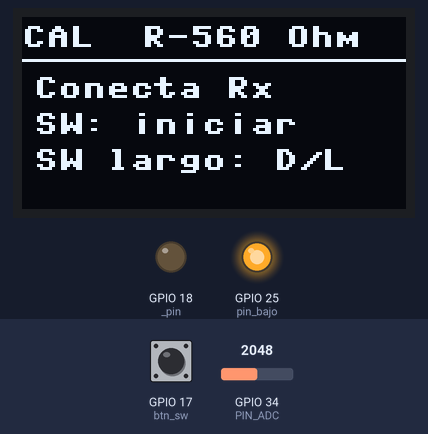
Simulated run of this program. Board: ESP32 board running MicroPython. Parts: 128×64 one-colour display, output pins drawn as LEDs (lit = HIGH). Dashed ring = blinking. Inputs (shaded band) come from the test bench; at power-on: GPIO 17 (btn_sw) HIGH, GPIO 34 (PIN_ADC) = 2048 (analog values on the 0–4095 scale). Library files of the repository ran but are not shown: ssd1306.py; what the program prints to the serial console is not drawn.

Above: at 5.0 s.
5.1 s: GPIO 17 (btn_sw) pulled LOW for 1 s
At 6.5 s:
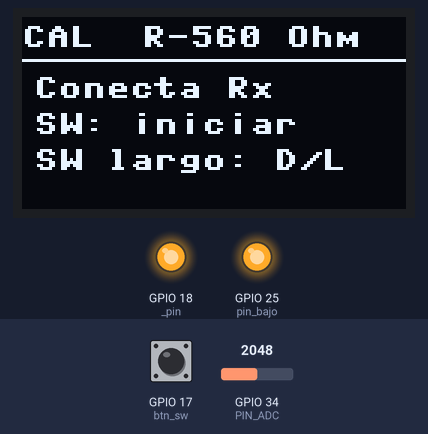
6.7 s: GPIO 17 (btn_sw) pulsed LOW 5 times (0.12 s each, 0.3 s apart)
At 7.6 s:
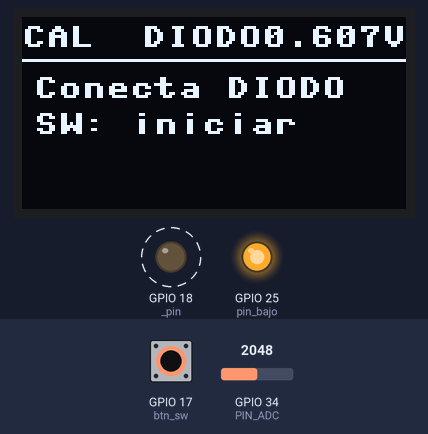
At 17.3 s:
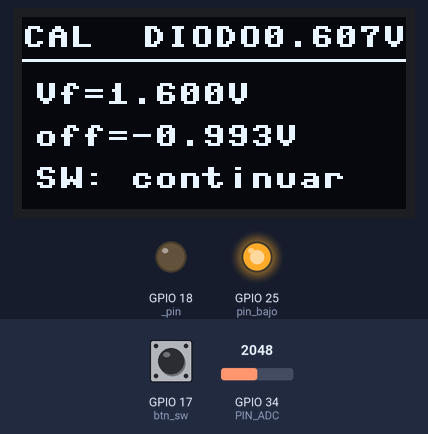
Timing chart, 0 to 17.6 s (numbered marks = the images above; inputs shaded):
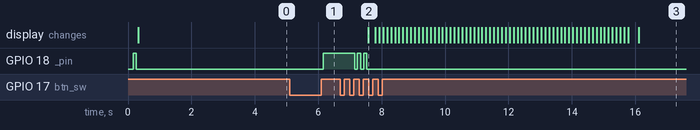

Measured:
- after the input at 5.1 s, GPIO 18 (_pin): LOW → HIGH after 1.1 s
- after the input at 6.7 s, the display: first differs from a run without the input after 1.1 s (image 3 shows a later state)

The program:

calibrar.py
```python
# =============================================================
#  VoltFlow ESP32 – Script de calibración
# =============================================================
#  Instrucciones:
#    1. Edita los valores conocidos (Rx y Vf) con los que
#       mediste con tu multímetro.
#    2. Ejecuta:  mpremote run calibrar.py
#
#  Controles:
#    SW corto  → inicia lectura / confirma y continúa al siguiente rango
#    SW largo  → cancela e inicia calibración D/L
#
#  Flujo por rango:
#    1. Conecta la resistencia → SW corto para iniciar (SW largo → D/L)
#    2. Lectura en vivo durante 8 s (valor + cuenta regresiva en pantalla)
#    3. Medición final automática → SW corto para pasar al siguiente rango
#
#  Fases resistencias (Pac-Man persigue fantasmas):
#    1 beep  → rango bajo   (~560 Ω)
#    2 beeps → rango alto   (~10 kΩ)
#    3 beeps → rango extra  (~47 kΩ)
#    4 beeps → rango super  (~214 kΩ)
#
#  Fase D/L (fantasmas persiguen a Pac-Man):
#    bep largo + bep → calibrar diodo/LED
#
#  Fórmula resistencias:  R1 = Rx × (4095 − ADC) / ADC
# =============================================================

import machine
import time
import framebuf
import ssd1306
from config import PIN_ADC, PIN_R_BAJO, PIN_R_ALTO, PIN_R_EXTRA, PIN_R_SUPER, PIN_MODO, PIN_SCL, PIN_SDA, VIN
from buzzer import bep, bep_bep, bep_largo

# ── Valores medidos con multímetro ────────────────────────────
RX_BAJO_CONOCIDO  = 559.4     # Ohms
RX_ALTO_CONOCIDO  = 9778.0    # Ohms
RX_EXTRA_CONOCIDO = 45615.5   # Ohms — mide con multímetro y ajusta este valor
RX_SUPER_CONOCIDO = 155000.5  # Ohms — mide la cadena serie con multímetro y ajusta

VF_DIODO_CONOCIDO = 0.607    # Vf real del diodo de referencia (ej. 1N4007)
VF_LED_CONOCIDO   = 2.521    # Vf real del LED de referencia   (ej. LED rojo)

N = 100   # muestras para medición final

# ── Hardware ──────────────────────────────────────────────────
adc      = machine.ADC(machine.Pin(PIN_ADC))
adc.atten(machine.ADC.ATTN_11DB)
adc.width(machine.ADC.WIDTH_12BIT)

pin_bajo  = machine.Pin(PIN_R_BAJO,  machine.Pin.IN)
pin_alto  = machine.Pin(PIN_R_ALTO,  machine.Pin.IN)
pin_extra = machine.Pin(PIN_R_EXTRA, machine.Pin.IN)
pin_super = machine.Pin(PIN_R_SUPER, machine.Pin.IN)
btn_sw    = machine.Pin(PIN_MODO, machine.Pin.IN, machine.Pin.PULL_UP)

i2c  = machine.I2C(0, scl=machine.Pin(PIN_SCL), sda=machine.Pin(PIN_SDA))
oled = ssd1306.SSD1306_I2C(128, 64, i2c)

# ── Sprites 8×8  (MONO_HLSB: bit 7 = pixel izquierdo) ────────
#
#  PAC_R  boca derecha              PAC_L  boca izquierda
#  ..####..  0x3C                   ..####..  0x3C
#  .######.  0x7E                   .######.  0x7E
#  ######..  0xFC                   ..######  0x3F
#  ###.....  0xE0                   .....###  0x07
#  ##......  0xC0                   ......##  0x03
#  ###.....  0xE0                   .....###  0x07
#  ######..  0xFC                   ..######  0x3F
#  .######.  0x7E                   .######.  0x7E
#
#  GHOST
#  ..####..  0x3C
#  .######.  0x7E
#  ########  0xFF
#  #.####.#  0xBD  (ojos)
#  ########  0xFF
#  ########  0xFF
#  ########  0xFF
#  ##.##.##  0xDB  (flecos)

def _fb(data):
    return framebuf.FrameBuffer(bytearray(data), 8, 8, framebuf.MONO_HLSB)

PAC_R = _fb([0x3C, 0x7E, 0xFC, 0xE0, 0xC0, 0xE0, 0xFC, 0x7E])
PAC_L = _fb([0x3C, 0x7E, 0x3F, 0x07, 0x03, 0x07, 0x3F, 0x7E])
PAC_C = _fb([0x3C, 0x7E, 0xFF, 0xFF, 0xFF, 0xFF, 0x7E, 0x3C])
GHOST = _fb([0x3C, 0x7E, 0xFF, 0xBD, 0xFF, 0xFF, 0xFF, 0xDB])

def scale2x(src):
    buf = bytearray(16 * 2)
    dst = framebuf.FrameBuffer(buf, 16, 16, framebuf.MONO_HLSB)
    for row in range(8):
        for col in range(8):
            v = src.pixel(col, row)
            dst.pixel(col * 2,     row * 2,     v)
            dst.pixel(col * 2 + 1, row * 2,     v)
            dst.pixel(col * 2,     row * 2 + 1, v)
            dst.pixel(col * 2 + 1, row * 2 + 1, v)
    return dst

PAC_R_2X = scale2x(PAC_R)
PAC_L_2X = scale2x(PAC_L)
PAC_C_2X = scale2x(PAC_C)
GHOST_2X  = scale2x(GHOST)

HEADER_H  = 14
SPRITE_SZ = 16
GHOST_GAP = 22
SPRITE_Y  = HEADER_H + 1 + (63 - HEADER_H - 1 - SPRITE_SZ) // 2


def mostrar_header(label, ref=""):
    oled.fill_rect(0, 0, 128, HEADER_H, 0)
    oled.text("CAL  " + label, 0, 3, 1)
    if ref:
        oled.text(ref, 128 - len(ref) * 8, 3, 1)
    oled.hline(0, HEADER_H, 128, 1)
    oled.show()


def update_anim(pac_x, mouth_open, num_ghosts, pac_caza=True):
    """
    pac_caza=True  → Pac-Man corre a la derecha persiguiendo fantasmas.
    pac_caza=False → Fantasmas corren a la izquierda persiguiendo a Pac-Man.
    En ambos casos los fantasmas están al lado derecho de pac_x.
    """
    oled.fill_rect(0, HEADER_H + 1, 128, 64 - HEADER_H - 1, 0)

    sprite = (PAC_R_2X if pac_caza else PAC_L_2X) if mouth_open else PAC_C_2X
    oled.blit(sprite, pac_x, SPRITE_Y)

    for n in range(num_ghosts):
        oled.blit(GHOST_2X, pac_x + (n + 1) * GHOST_GAP, SPRITE_Y)

    oled.show()


# ── Detección de pulsación larga/corta ────────────────────────
LONG_PRESS_MS = 1000

def leer_sw():
    """
    Espera una pulsación del SW.
    Retorna True si fue larga (≥1 s), False si fue corta.
    """
    while btn_sw.value() == 0:   # soltar si estaba presionado
        time.sleep_ms(10)
    while btn_sw.value() == 1:   # esperar presión
        time.sleep_ms(20)
    t = time.ticks_ms()
    while btn_sw.value() == 0:   # esperar soltar
        time.sleep_ms(10)
    time.sleep_ms(50)            # debounce
    return time.ticks_diff(time.ticks_ms(), t) >= LONG_PRESS_MS


def leer_adc_mediana(n=N):
    muestras = []
    for _ in range(n):
        muestras.append(adc.read())
        time.sleep_ms(2)
    muestras.sort()
    return muestras[n // 2]


def calcular_r1(rx, adc_val):
    if adc_val <= 0 or adc_val >= 4095:
        return None
    return rx * (4095 - adc_val) / adc_val


def beeps(n):
    for i in range(n):
        bep()
        if i < n - 1:
            time.sleep_ms(150)


# ── Medición de resistencia ───────────────────────────────────
DURACION_LECTURA_MS = 8000   # tiempo de lectura en vivo por rango

def _r_txt(r):
    if r >= 1000:
        return "{:.1f}kO".format(r / 1000)
    return "{:.0f}O".format(r)


def medir_rango(nombre, rx_label, rx_conocido,
                pin_activo, pin_inactivo, num_beep, num_ghosts):
    """
    1. Espera SW para iniciar (SW largo → D/L).
    2. Lee en vivo DURACION_LECTURA_MS ms con cuenta regresiva.
    3. Toma mediana automáticamente y muestra el resultado.
    4. Espera SW para continuar al siguiente rango.
    Retorna el ADC mediano, o None si el usuario pidió ir a D/L.
    """
    pin_inactivo.init(machine.Pin.IN)
    pin_activo.init(machine.Pin.OUT, value=1)
    time.sleep_ms(100)

    beeps(num_beep)
    mostrar_header(rx_label)

    print("\n--- {} ---".format(nombre))
    print("Rx = {:.1f} Ohms\n".format(rx_conocido))

    # — Pantalla: esperar confirmación para iniciar —
    oled.fill_rect(0, HEADER_H + 1, 128, 64 - HEADER_H - 1, 0)
    oled.text("Conecta Rx",    4, HEADER_H +  6, 1)
    oled.text("SW: iniciar",   4, HEADER_H + 18, 1)
    oled.text("SW largo: D/L", 4, HEADER_H + 30, 1)
    oled.show()

    print("Conecta la resistencia y presiona SW  (largo -> D/L)")
    if leer_sw():                       # largo = ir a D/L
        pin_activo.init(machine.Pin.IN)
        return None

    # — Lectura en vivo con cuenta regresiva —
    t_inicio   = time.ticks_ms()
    pac_x      = -(num_ghosts * GHOST_GAP + SPRITE_SZ)
    mouth_open = True
    frame      = 0
    val        = adc.read()
    r1_live    = calcular_r1(rx_conocido, val)

    print("Leyendo {} segundos...".format(DURACION_LECTURA_MS // 1000))

    while True:
        elapsed = time.ticks_diff(time.ticks_ms(), t_inicio)
        if elapsed >= DURACION_LECTURA_MS:
            break

        # Cuenta regresiva con techo (8 … 1)
        seg_rest = (DURACION_LECTURA_MS - elapsed + 999) // 1000

        oled.fill_rect(0, HEADER_H + 1, 128, 64 - HEADER_H - 1, 0)

        # Valor en vivo + segundos restantes
        oled.text(_r_txt(r1_live) if r1_live else "---", 0, HEADER_H + 2, 1)
        oled.text("{}s".format(seg_rest), 104, HEADER_H + 2, 1)

        # Sprite Pac-Man + fantasmas
        oled.blit(PAC_R_2X if mouth_open else PAC_C_2X, pac_x, SPRITE_Y)
        for n in range(num_ghosts):
            oled.blit(GHOST_2X, pac_x + (n + 1) * GHOST_GAP, SPRITE_Y)
        oled.show()

        pac_x += 4
        if pac_x > 128:
            pac_x = -(num_ghosts * GHOST_GAP + SPRITE_SZ)
        if frame % 3 == 0:
            mouth_open = not mouth_open
        frame += 1

        if frame % 4 == 0:
            val     = adc.read()
            r1_live = calcular_r1(rx_conocido, val)
            if r1_live:
                print("  ADC {:4d}  |  R1 ~ {:.1f} Ohms  |  {}s".format(val, r1_live, seg_rest))
            else:
                print("  ADC {:4d}  |  fuera de rango  |  {}s".format(val, seg_rest))

        time.sleep_ms(100)

    # — Medición final automática —
    print("  [AUTO] Tomando medicion final...")
    result  = leer_adc_mediana()
    r1_calc = calcular_r1(rx_conocido, result)
    pin_activo.init(machine.Pin.IN)

    if r1_calc:
        print("  Resultado: R1 = {:.1f} Ohms  (ADC={})".format(r1_calc, result))

    # — Pantalla resultado + esperar SW para continuar —
    oled.fill_rect(0, HEADER_H + 1, 128, 64 - HEADER_H - 1, 0)
    oled.text("R1=" + (_r_txt(r1_calc) if r1_calc else "ERROR"), 4, HEADER_H + 8,  1)
    oled.text("ADC={}".format(result),                            4, HEADER_H + 22, 1)
    oled.text("SW: continuar",                                    4, HEADER_H + 36, 1)
    oled.show()

    leer_sw()   # cualquier pulsación para pasar al siguiente rango
    return result


# ── Medición de Vf (D/L) ─────────────────────────────────────
def medir_vf_ref(nombre, vf_label, vf_conocido, num_beep, num_ghosts):
    """
    1. Espera SW para iniciar.
    2. Lee en vivo DURACION_LECTURA_MS ms con cuenta regresiva.
    3. Toma mediana automáticamente y muestra resultado + offset.
    4. Espera SW para continuar.
    Retorna Vf_raw medido.
    """
    pin_alto.init(machine.Pin.IN)
    pin_bajo.init(machine.Pin.OUT, value=1)   # D/L siempre usa rango bajo
    time.sleep_ms(100)

    beeps(num_beep)
    mostrar_header(vf_label, "{:.3f}V".format(vf_conocido))

    print("\n--- {} ---".format(nombre))
    print("Vf real = {:.3f} V\n".format(vf_conocido))

    # — Pantalla: esperar confirmación para iniciar —
    oled.fill_rect(0, HEADER_H + 1, 128, 64 - HEADER_H - 1, 0)
    oled.text("Conecta " + vf_label, 4, HEADER_H +  6, 1)
    oled.text("SW: iniciar",          4, HEADER_H + 18, 1)
    oled.show()

    print("Conecta el componente y presiona SW")
    leer_sw()

    # — Lectura en vivo con cuenta regresiva —
    t_inicio   = time.ticks_ms()
    pac_x      = 128
    mouth_open = True
    frame      = 0
    val        = adc.read()
    vf_live    = (val / 4095.0) * VIN

    print("Leyendo {} segundos...".format(DURACION_LECTURA_MS // 1000))

    while True:
        elapsed = time.ticks_diff(time.ticks_ms(), t_inicio)
        if elapsed >= DURACION_LECTURA_MS:
            break

        seg_rest = (DURACION_LECTURA_MS - elapsed + 999) // 1000

        oled.fill_rect(0, HEADER_H + 1, 128, 64 - HEADER_H - 1, 0)
        oled.text("{:.3f}V".format(vf_live), 0, HEADER_H + 2, 1)
        oled.text("{}s".format(seg_rest),    104, HEADER_H + 2, 1)

        # Fantasmas persiguen a Pac-Man (se mueven a la izquierda)
        oled.blit(PAC_L_2X if mouth_open else PAC_C_2X, pac_x, SPRITE_Y)
        for n in range(num_ghosts):
            oled.blit(GHOST_2X, pac_x + (n + 1) * GHOST_GAP, SPRITE_Y)
        oled.show()

        pac_x -= 4
        if pac_x < -(num_ghosts * GHOST_GAP + SPRITE_SZ):
            pac_x = 128
        if frame % 3 == 0:
            mouth_open = not mouth_open
        frame += 1

        if frame % 4 == 0:
            val     = adc.read()
            vf_live = (val / 4095.0) * VIN
            print("  ADC {:4d}  |  Vf ~ {:.3f} V  (offset ~ {:.3f} V)  |  {}s".format(
                  val, vf_live, vf_conocido - vf_live, seg_rest))

        time.sleep_ms(100)

    # — Medición final automática —
    print("  [AUTO] Tomando medicion final...")
    muestras = []
    for _ in range(N):
        muestras.append(adc.read())
        time.sleep_ms(2)
    muestras.sort()
    val_final = muestras[N // 2]
    vf_final  = (val_final / 4095.0) * VIN
    offset    = vf_conocido - vf_final
    pin_bajo.init(machine.Pin.IN)

    print("  Resultado: Vf = {:.3f} V  offset = {:.3f} V  (ADC={})".format(
          vf_final, offset, val_final))

    # — Pantalla resultado + esperar SW para continuar —
    oled.fill_rect(0, HEADER_H + 1, 128, 64 - HEADER_H - 1, 0)
    oled.text("Vf={:.3f}V".format(vf_final), 4, HEADER_H +  8, 1)
    oled.text("off={:.3f}V".format(offset),  4, HEADER_H + 22, 1)
    oled.text("SW: continuar",               4, HEADER_H + 36, 1)
    oled.show()

    leer_sw()
    return vf_final


# ── Pantalla de transición a D/L ─────────────────────────────
def pantalla_ir_dl():
    oled.fill(0)
    oled.hline(0, HEADER_H, 128, 1)
    oled.text("Resistencias OK", 0, 3, 1)
    oled.text("SW largo: D/L", 8, 22, 1)
    oled.text("SW corto: fin", 8, 34, 1)
    oled.show()


# ── Calibración ───────────────────────────────────────────────
oled.fill(0)
oled.show()

ir_a_dl   = False
r1_bajo   = None
r1_alto   = None
r1_extra  = None
r1_super  = None
adc_bajo  = None
adc_alto  = None
adc_extra = None
adc_super = None

# — Rango bajo —
adc_bajo = medir_rango(
    "RANGO BAJO  (R1 ~1 kOhm)", "R-560 Ohm",
    RX_BAJO_CONOCIDO, pin_bajo, pin_alto,
    num_beep=1, num_ghosts=1)

if adc_bajo is None:
    ir_a_dl = True
else:
    r1_bajo = calcular_r1(RX_BAJO_CONOCIDO, adc_bajo)

    # — Rango alto —
    adc_alto = medir_rango(
        "RANGO ALTO  (R1 ~10 kOhm)", "R-10k Ohm",
        RX_ALTO_CONOCIDO, pin_alto, pin_bajo,
        num_beep=2, num_ghosts=2)

    if adc_alto is None:
        ir_a_dl = True
    else:
        r1_alto = calcular_r1(RX_ALTO_CONOCIDO, adc_alto)

        # — Rango extra —
        adc_extra = medir_rango(
            "RANGO EXTRA (R1 ~47 kOhm)", "R-47k Ohm",
            RX_EXTRA_CONOCIDO, pin_extra, pin_alto,
            num_beep=3, num_ghosts=3)

        if adc_extra is None:
            ir_a_dl = True
        else:
            r1_extra = calcular_r1(RX_EXTRA_CONOCIDO, adc_extra)

            # — Rango super —
            adc_super = medir_rango(
                "RANGO SUPER (R1 ~214 kOhm)", "R-214k Ohm",
                RX_SUPER_CONOCIDO, pin_super, pin_extra,
                num_beep=4, num_ghosts=3)

            if adc_super is None:
                ir_a_dl = True
            else:
                r1_super = calcular_r1(RX_SUPER_CONOCIDO, adc_super)

                # — Ofrecer calibración D/L al terminar resistencias —
                pantalla_ir_dl()
                ir_a_dl = leer_sw()   # largo=True → ir a D/L, corto=False → fin

# ── Resultado resistencias ────────────────────────────────────
print("\n========================================")
print("RESISTENCIAS — COPIA EN config.py:")
print("========================================")
if r1_bajo:
    print("R1_BAJO = {:.1f}".format(r1_bajo))
    print("  verif. Rx = {:.1f} Ohms".format(r1_bajo * adc_bajo / (4095 - adc_bajo)))
if r1_alto:
    print("R1_ALTO = {:.1f}".format(r1_alto))
    print("  verif. Rx = {:.1f} Ohms".format(r1_alto * adc_alto / (4095 - adc_alto)))
if r1_extra:
    print("R1_EXTRA = {:.1f}".format(r1_extra))
    print("  verif. Rx = {:.1f} Ohms".format(r1_extra * adc_extra / (4095 - adc_extra)))
if r1_super:
    print("R1_SUPER = {:.1f}".format(r1_super))
    print("  verif. Rx = {:.1f} Ohms".format(r1_super * adc_super / (4095 - adc_super)))

# ── Calibración D/L ──────────────────────────────────────────
vf_offset = None

if ir_a_dl:
    bep_largo()
    bep()

    # — Diodo de referencia —
    vf_diodo_raw = medir_vf_ref(
        "D/L  diodo de referencia", "DIODO",
        VF_DIODO_CONOCIDO, num_beep=1, num_ghosts=1)
    offset_diodo = VF_DIODO_CONOCIDO - vf_diodo_raw

    # — LED de referencia —
    vf_led_raw = medir_vf_ref(
        "D/L  LED de referencia", "LED",
        VF_LED_CONOCIDO, num_beep=2, num_ghosts=2)
    offset_led = VF_LED_CONOCIDO - vf_led_raw

    # Promedio de ambos puntos
    vf_offset = (offset_diodo + offset_led) / 2.0

    print("\n========================================")
    print("D/L — COPIA EN config.py:")
    print("========================================")
    print("  Offset diodo : {:.3f} V".format(offset_diodo))
    print("  Offset LED   : {:.3f} V".format(offset_led))
    print("VF_OFFSET = {:.3f}".format(vf_offset))

# ── Pantalla final ────────────────────────────────────────────
oled.fill(0)
oled.text("Calibracion OK!", 8, 20, 1)
if vf_offset is not None:
    oled.text("VF={:.3f}V".format(vf_offset), 24, 36, 1)
oled.show()
```

buzzer.py
```python
# =============================================================
#  VoltFlow ESP32 – Buzzer activo
# =============================================================
import machine
import time
from config import PIN_BUZZER

_pin = machine.Pin(PIN_BUZZER, machine.Pin.OUT, value=0)


def bep():
    """Un pitido corto — confirma cambio de modo."""
    _pin.value(1); time.sleep_ms(100)
    _pin.value(0)


def bep_bep():
    """Dos pitidos cortos — indica que se detectó un diodo o LED."""
    _pin.value(1); time.sleep_ms(120)
    _pin.value(0); time.sleep_ms(100)
    _pin.value(1); time.sleep_ms(120)
    _pin.value(0)


def bep_largo():
    """Pitido largo (1 s) — indica cambio de modo de calibración."""
    _pin.value(1); time.sleep_ms(1000)
    _pin.value(0); time.sleep_ms(80)
```

Source omitted: config.py (2825 bytes)
